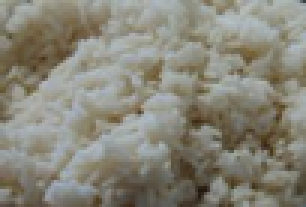
%> input picture results/Source/source1.png, 102 x 69 px, shrunk from 200 x 135 before the run (shown 3 times larger)
$ octave main.m   (GNU Octave 9; MATLAB toolbox functions it lacks are replaced by stand-ins)
%> lines starting %> are read from the running program, lines starting %| are printed output that depends on the picture; in (x1, y1, x2, y2) boxes, pixels count from 0 and x2, y2 are one past the last pixel; in counts of white or black regions, pixels touching at a corner belong together; the program's own positions count from 1
### code/transfer/texture_transfer.m
function output_im = texture_transfer(source_texture_im, target_texture_path, patch_size, overlap, alpha)
    target_im = double(imread(target_texture_path));
    [output_x, output_y, color_channels] = size(target_im);

    num_patches_x = 1+floor((output_x-patch_size)/(patch_size-overlap));
    num_patches_y = 1+floor((output_y-patch_size)/(patch_size-overlap));
    output_patches = zeros(num_patches_x*patch_size, num_patches_y*patch_size, color_channels);

    patch_list = get_patches(source_texture_im, patch_size, overlap);

    %% Step 0 : Starting Patch

    transfer_loss = sum((patch_list-target_im(1:patch_size,1:patch_size,:)).^2, [1,2,3]);
    [~,index] = min(transfer_loss);
    starting_patch = patch_list(:,:,:,index);
    output_patches(1:patch_size, 1:patch_size, :) = starting_patch;

    %% Step 1 : Fill the first row of the output image

    cur_patch = starting_patch;
    for i=2:num_patches_y
        target_patch = target_im(1:patch_size,(i-1)*(patch_size-overlap)+1:(i-1)*(patch_size-overlap)+patch_size,:);
        next_patch = getNextHorizPatch(cur_patch, patch_list, target_patch, patch_size, overlap, alpha);
        output_patches(1:patch_size, (i-1)*patch_size+1:i*patch_size, :) = next_patch;
        cur_patch = next_patch;
    end

    %% Step 2 : Fill the first column of the output image

    cur_patch = starting_patch;
    for i=2:num_patches_x
        target_patch = target_im((i-1)*(patch_size-overlap)+1:(i-1)*(patch_size-overlap)+patch_size,1:patch_size,:);
        next_patch = getNextVertPatch(cur_patch, patch_list, target_patch, patch_size, overlap, alpha);
        output_patches((i-1)*patch_size+1:i*patch_size, 1:patch_size, :) = next_patch;
        cur_patch = next_patch;
    end

    %% Step 3 : Fill rest of the output image

    for i=2:num_patches_x
        for j=2:num_patches_y
            up_patch = output_patches((i-2)*patch_size+1:(i-1)*patch_size,(j-1)*patch_size+1:j*patch_size,:);
            left_patch = output_patches((i-1)*patch_size+1:i*patch_size,(j-2)*patch_size+1:(j-1)*patch_size,:);
            diagonal_patch = output_patches((i-2)*patch_size+1:(i-1)*patch_size,(j-2)*patch_size+1:(j-1)*patch_size,:);
            target_patch = target_im((i-1)*(patch_size-overlap)+1:(i-1)*(patch_size-overlap)+patch_size,(j-1)*(patch_size-overlap)+1:(j-1)*(patch_size-overlap)+patch_size,:);
            next_patch = getNextPatch(up_patch, left_patch, diagonal_patch, patch_list, target_patch, patch_size, overlap, alpha);
            output_patches((i-1)*patch_size+1:i*patch_size,(j-1)*patch_size+1:j*patch_size,:) = next_patch;
        end
    end

    %% Step 4 : Calculate Minimum Boundary Cuts

    vertical_boundaries = zeros(num_patches_x,num_patches_y-1,patch_size);
    for i=1:num_patches_x
        for j=1:num_patches_y-1
            cur_patch = output_patches((i-1)*patch_size+1:i*patch_size,(j-1)*patch_size+1:j*patch_size,:);
            next_patch = output_patches((i-1)*patch_size+1:i*patch_size,j*patch_size+1:(j+1)*patch_size,:);
            overlap_cur_patch = cur_patch(:,patch_size-overlap+1:patch_size,:);
            overlap_next_patch = next_patch(:,1:overlap,:);
            e = (overlap_cur_patch-overlap_next_patch).^2;
            vertical_boundaries(i,j,:) = BoundaryCut(e, patch_size, overlap);
        end
    end

    horizontal_boundaries = zeros(num_patches_x-1,num_patches_y,patch_size);
    for i=1:num_patches_y
        for j=1:num_patches_x-1
            cur_patch = output_patches((j-1)*patch_size+1:j*patch_size,(i-1)*patch_size+1:i*patch_size,:);
            next_patch = output_patches(j*patch_size+1:(j+1)*patch_size,(i-1)*patch_size+1:i*patch_size,:);
            overlap_cur_patch = cur_patch(patch_size-overlap+1:patch_size,:,:);
            overlap_next_patch = next_patch(1:overlap,:,:);
            e = (overlap_cur_patch-overlap_next_patch).^2;
            horizontal_boundaries(j,i,:) = BoundaryCut(rot90(e,3), patch_size, overlap);
        end
    end

    %% Step 5 : Construct the output image

    output_im = zeros((num_patches_x-1)*(patch_size-overlap)+patch_size, (num_patches_y-1)*(patch_size-overlap)+patch_size, color_channels);

    % Fill Horizontal Strips
    up_start = 0;
    for k=1:num_patches_x
        previous_boundary = zeros(patch_size,1)+1;
        leftover = zeros(patch_size,1)+overlap-1;
        for j=1:num_patches_y
           cur_patch = output_patches((k-1)*patch_size+1:k*patch_size,(j-1)*patch_size+1:j*patch_size,:);
           boundary = vertical_boundaries(k,min(j,num_patches_y-1),:);
            for i=1:(patch_size-min(min(k,num_patches_x+1-k),2)*overlap)
                patch_start = (j-1)*(patch_size-overlap);
                left = previous_boundary(i);
                patch_left = previous_boundary(i)-patch_start;
                if j==num_patches_y
                    right = size(output_im,2);
                    patch_right = patch_size;
                else
                    right = left + leftover(i) + patch_size - 2*overlap + boundary(i);
                    patch_right = patch_left + leftover(i) + patch_size - 2*overlap + boundary(i);
                end
                output_im(up_start+i,left:right,:) = cur_patch(min(k-1,1)*overlap+i,patch_left:patch_right,:);
                previous_boundary(i) = right + 1;
                leftover(i) = overlap-boundary(i)-1;
            end
        end
        up_start = up_start+patch_size-min(k-1,1)*overlap;
    end

    % Fill Vertical Strips
    left = 0;
    for k=1:num_patches_y
        for j=1:num_patches_x-1
            start = min(k-1,1)*overlap;
            length = patch_size-min(min(k,num_patches_y+1-k),2)*overlap;
            boundary = horizontal_boundaries(j,k,start+1:start+length);
            cur_patch = output_patches((j-1)*patch_size+1:j*patch_size,(k-1)*patch_size+1:k*patch_size,:);
            next_patch = output_patches(j*patch_size+1:(j+1)*patch_size,(k-1)*patch_size+1:k*patch_size,:);
            up = j*(patch_size-overlap);
            down = up+overlap;
            for i=1:length
                gg = cur_patch(patch_size-overlap+1:patch_size-boundary(i),start+i,:);
                gh = next_patch(overlap-boundary(i)+1:overlap,start+i,:);
                output_im(up+1:down-boundary(i),left+i,:) = cur_patch(patch_size-overlap+1:patch_size-boundary(i),start+i,:);
                output_im(down-boundary(i)+1:down,left+i,:) = next_patch(overlap-boundary(i)+1:overlap,start+i,:);
            end
        end
        left = left+patch_size-min(k-1,1)*overlap;
    end

    % Fill the remaining gaps
    for i=1:num_patches_x-1
        for j=1:num_patches_y-1
            % Boundaries
            up_boundary = vertical_boundaries(i,j,patch_size-overlap+1:patch_size);
            down_boundary = vertical_boundaries(i+1,j,1:overlap);
            left_boundary = horizontal_boundaries(i,j,patch_size-overlap+1:patch_size);
            right_boundary = horizontal_boundaries(i,j+1,1:overlap);

            % Patches
            patch_1 = output_patches((i-1)*patch_size+1:i*patch_size,(j-1)*patch_size+1:j*patch_size,:);
            patch_2 = output_patches((i-1)*patch_size+1:i*patch_size,j*patch_size+1:(j+1)*patch_size,:);
            patch_3 = output_patches(i*patch_size+1:(i+1)*patch_size,(j-1)*patch_size+1:j*patch_size,:);
            patch_4 = output_patches(i*patch_size+1:(i+1)*patch_size,j*patch_size+1:(j+1)*patch_size,:);

            gap = patch_2(patch_size-overlap+1:patch_size,1:overlap,:);

            % (i) Up-Left Intersection
            positive_mask = getUpLeftMask(up_boundary,left_boundary,overlap,color_channels);
            negative_mask = abs(positive_mask-1);
            gap = gap.*negative_mask + positive_mask.*patch_1(patch_size-overlap+1:patch_size,patch_size-overlap+1:patch_size,:);

            % (ii) Down-Left Intersection
            positive_mask = getDownLeftMask(down_boundary,left_boundary,overlap,color_channels);
            negative_mask = abs(positive_mask-1);
            gap = gap.*negative_mask + positive_mask.*patch_3(1:overlap,patch_size-overlap+1:patch_size,:);

            % Down-Right Intersection
            positive_mask = getDownRightMask(down_boundary,right_boundary,overlap,color_channels);
            negative_mask = abs(positive_mask-1);
            gap = gap.*negative_mask + positive_mask.*patch_4(1:overlap,1:overlap,:);

            % Fill the Gap
            output_im(i*(patch_size-overlap)+1:i*(patch_size-overlap)+overlap,j*(patch_size-overlap)+1:j*(patch_size-overlap)+overlap,:) = gap;
        end
    end
end

### code/transfer/get_patches.m
function patch_list = get_patches(im, patch_size, overlap)
    increment = patch_size - overlap;

    [x,y,z] = size(im);
    num_patches_x = 1+floor((x-patch_size)/(patch_size-overlap));
    num_patches_y = 1+floor((y-patch_size)/(patch_size-overlap));
    total_patches = num_patches_x * num_patches_y;
    patch_list = zeros(patch_size, patch_size, z, total_patches);

    up = 1;
    down = patch_size;
    iter = 1;
    while down < x
        left = 1;
        right = patch_size;
        while right < y
            cur_patch = im(up:down, left:right, :);
            left = left + increment;
            right = right + increment;
            patch_list(:,:,:,iter) = cur_patch;
            iter = iter + 1;
        end
        up = up + increment;
        down = down + increment;
    end
end

### code/transfer/getNextHorizPatch.m
function next_patch = getNextHorizPatch(cur_patch, patch_list, target_patch, patch_size, overlap, alpha)
    overlap_patch_list = patch_list(:,1:overlap,:,:);
    overlap_cur_patch = cur_patch(:,patch_size-overlap+1:patch_size,:);
    quilting_loss = sum((overlap_patch_list-overlap_cur_patch).^2, [1,2,3]);
    transfer_loss = sum((target_patch-patch_list).^2, [1,2,3]);
    mse = sqrt(squeeze(alpha*quilting_loss + (1-alpha)*transfer_loss));
    [~,index] = min(mse);
    next_patch = patch_list(:,:,:,index);
end

### code/transfer/getNextVertPatch.m
function next_patch = getNextVertPatch(cur_patch, patch_list, target_patch, patch_size, overlap, alpha)
    overlap_patch_list = patch_list(1:overlap,:,:,:);
    overlap_cur_patch = cur_patch(patch_size-overlap+1:patch_size,:,:);
    quilting_loss = sum((overlap_patch_list-overlap_cur_patch).^2, [1,2,3]);
    transfer_loss = sum((target_patch-patch_list).^2, [1,2,3]);
    mse = sqrt(squeeze(alpha*quilting_loss + (1-alpha)*transfer_loss));
    [~,index] = min(mse);
    next_patch = patch_list(:,:,:,index);
end

### code/transfer/main.m
image_path = "../../results/Source/source1.png";
target_texture_path = "../../results/Target/srk.jpeg";
patch_size = 60;
overlap = 10;
N = 5;

im = double(imread(image_path));
% [19 lines of commented-out code are left out]

for i=1:N
    alpha = 0.1 + 0.8*(i-1)/(N-1);
    im = texture_transfer(im, target_texture_path, patch_size, ceil(overlap), alpha);
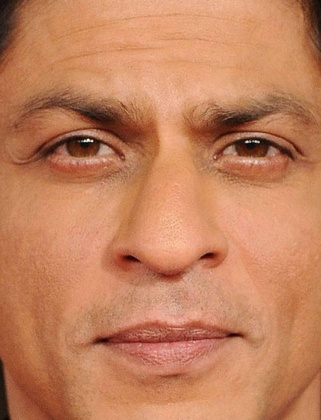
%> input picture results/Target/srk.jpeg, 321 x 420 px, shrunk from 629 x 822 before the run
%> after the loop in get_patches, `while down < x`:
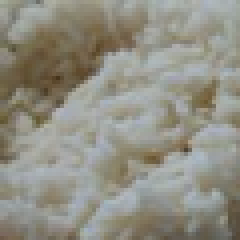
%> patch_list: size 60x60x3 double (shown 4 times larger); mean R, G, B 144.8, 143.2, 131.8
%> after the loop in get_patches, `while down < x`: iter = 2
%> in texture_transfer, `transfer_loss = sum((patch_list-target_im(1:patch_size,1:patch_size,:)..`: transfer_loss = 40591160
%> in texture_transfer, `[~,index] = min(transfer_loss);`: index = 1
%> the loop in texture_transfer, `for i=2:num_patches_y` made 5 passes
%> (transfer_loss in getNextHorizPatch, mse in getNextHorizPatch) on passes 1 to 5: (28769647, 5117.1), (35894785, 5709.4), (37284300, 5817.9), (35374267, 5668.2), (34132560, 5568.7)
%> after the loop in texture_transfer, `for i=2:num_patches_y`:
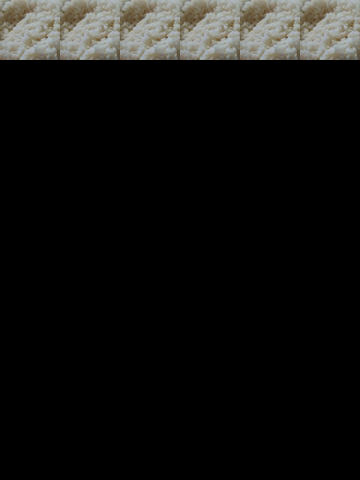
%> output_patches: size 480x360x3 double; mean R, G, B 18.1, 17.9, 16.5
%> the loop in texture_transfer, `for i=2:num_patches_x` made 7 passes
%> after the loop in texture_transfer, `for i=2:num_patches_x`: output_patches: size 480x360x3 double; 14.58% of pixels changed, all inside (x1, y1, x2, y2) = (0, 60, 60, 480)
%> after the loop in texture_transfer, `for i=2:num_patches_x`:
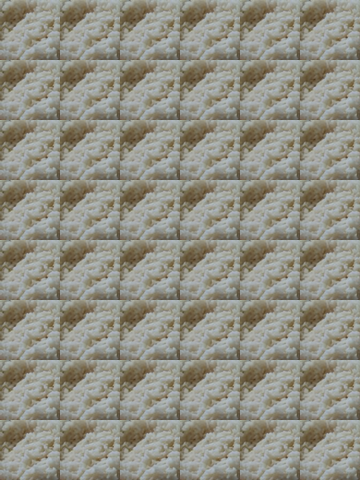
%> output_patches: size 480x360x3 double; mean R, G, B 144.8, 143.2, 131.8
%> after the loop in texture_transfer, `for k=1:num_patches_x`:
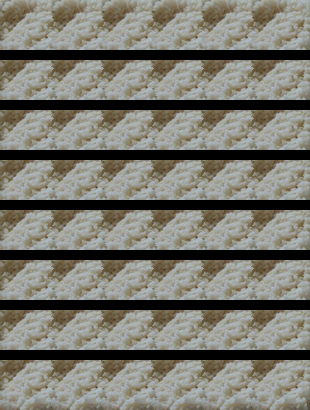
%> output_im: size 410x310x3 double; mean R, G, B 122, 120.6, 111.2
%> after the loop in texture_transfer, `for k=1:num_patches_x`: leftover = 60 values, max 9 at index 51, min 2 at index 37, mean 6.33; patch_right = 60; previous_boundary = 60 values, max 311 at index 1, min 1 at index 51, mean 259.3; right = 310
%> after the loop in texture_transfer, `for k=1:num_patches_y`: output_im: size 410x310x3 double; 14.32% of pixels changed, all inside (x1, y1, x2, y2) = (0, 50, 310, 360)
%> after the loop in texture_transfer, `for i=1:num_patches_x-1`:
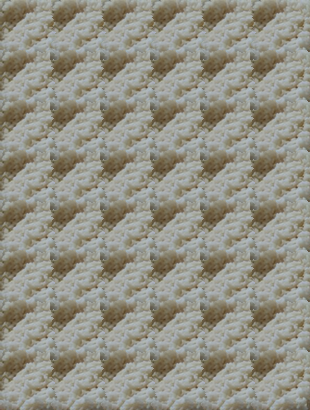
%> output_im: size 410x310x3 double; mean R, G, B 146.2, 144.4, 132.8
    patch_size = patch_size-10;
    overlap = overlap-2;
end

% [5 lines of commented-out code are left out]
imwrite(im/255, "../../results/Transfer/transfer_output_2.png");
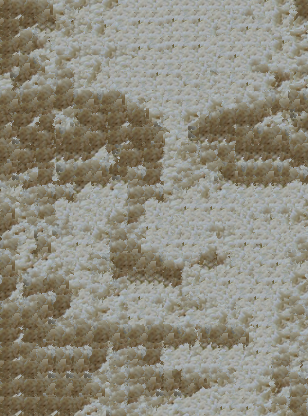
%> saved as transfer_output_2.png: size 416x308x3 uint8; mean R, G, B 142, 138.1, 124.5
